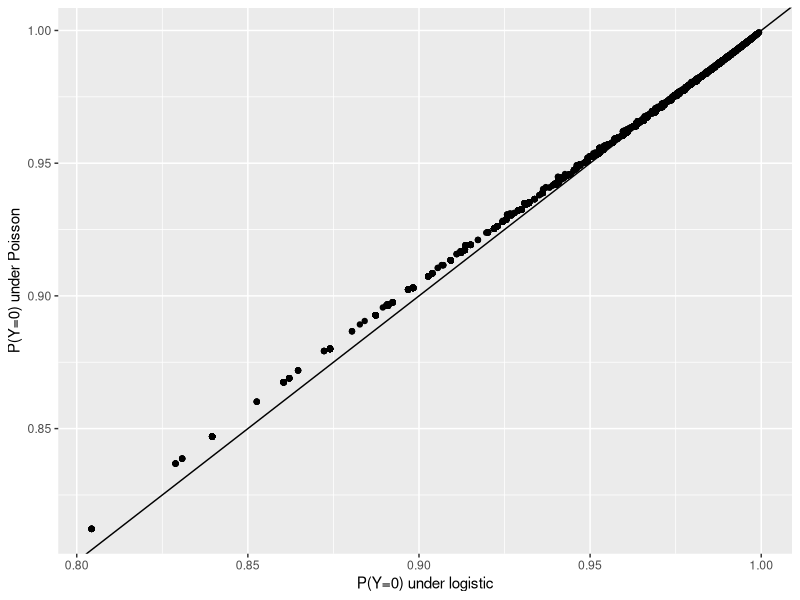
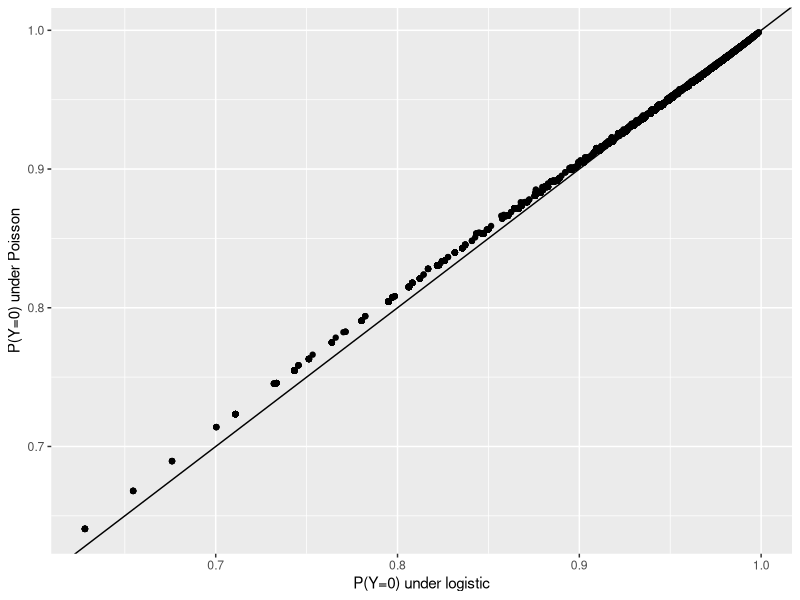

Write R code to recreate these figures, in order.
## ---- chunk 1
library(tidyverse)
## ---- chunk 2
set.seed(201205)
X = matrix(rbinom( 10000*10, 1, 0.2), ncol=10)
X = cbind(V0 = 1, X)
beta = matrix(rnorm(11), ncol=1)
beta[1] = -3
linpred = X%*%beta
Y = rbinom(10000, 1, plogis(linpred))
d = as.data.frame(X)
d$Y = Y
d = select(d, -V0)
m1 = glm(Y~., data = d, family = binomial)
m2 = glm(Y~., data=d, family = poisson)

p1 <- predict(m1, type = 'response') # p
l <- predict(m2, type = 'response') # lambda
d <- tibble(p1, l)
plt <- ggplot(d, aes(1-p1,exp(-l)))+geom_point()+geom_abline()+
  labs(x='P(Y=0) under logistic', y = 'P(Y=0) under Poisson')
print(plt)
## ---- chunk 3
set.seed(201205)
X = matrix(rbinom( 10000*10, 1, 0.2), ncol = 10)
X = cbind(V0 = 1, X)
beta = matrix(rnorm(11), ncol = 1)
beta[1] = -3
linpred = X %*% beta
Y = rbinom(10000, 2, plogis(linpred))
d = as.data.frame(X)
d$Y = Y
d = select(d, -V0)
m1 = glm(Y/2~., data = d, family = binomial, weights = rep(2, nrow(d)))
m2 = glm(Y~., data = d, family = poisson)

p1 <- predict(m1, type = 'response') # p
l <- predict(m2, type = 'response') # lambda
d <- tibble(p1, l)
plt <- ggplot(d, aes((1-p1)^2,exp(-l)))+geom_point() + geom_abline() + 
  labs(x = 'P(Y=0) under logistic', y = 'P(Y=0) under Poisson')
print(plt)
